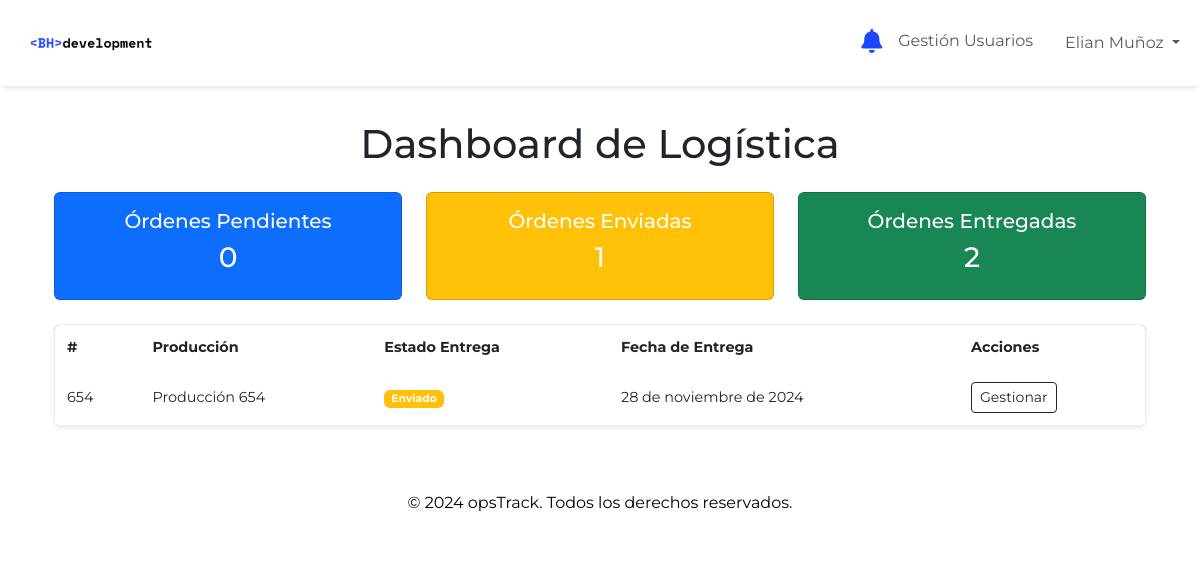
The page /produccion/dashboard_logistica (signed in) on the database its author committed.
### produccion/models.py (models this page shows, shortened)
class User(AbstractUser):
    ADMINISTRADOR = 'ADMIN'
    OPERARIO_PRODUCCION = 'PRODUCCION'
    ENCARGADO_CALIDAD = 'CALIDAD'
    OPERARIO_LOGISTICA = 'LOGISTICA'
    ENCARGADO_VENTAS = 'VENTAS'
    SIN_ASIGNAR = 'SASIGNAR'
    ROLE_CHOICES = [
        (ADMINISTRADOR, 'Administrador'),
        (OPERARIO_PRODUCCION, 'Operario de Producción'),
        (ENCARGADO_CALIDAD, 'Encargado de Calidad'),
        (OPERARIO_LOGISTICA, 'Operario de Logística'),
        (ENCARGADO_VENTAS, 'Encargado de Ventas'),
        (SIN_ASIGNAR, 'Sin Asignar')
    ]
    role = models.CharField(max_length=20, choices=ROLE_CHOICES, default=SIN_ASIGNAR)

class Logistica(models.Model):
    produccion = models.ForeignKey(Produccion, on_delete=models.CASCADE)
    estado_entrega = models.CharField(
        max_length=20,
        choices=[('Pendiente', 'Pendiente'), ('Enviado', 'Enviado'), ('Entregado', 'Entregado')],
        default='Pendiente',
    )
    fecha_entrega = models.DateField(blank=True, null=True)
    modified_by = models.ForeignKey(settings.AUTH_USER_MODEL, null=True, blank=True, on_delete=models.SET_NULL)

class Produccion(models.Model):
    pedido = models.ForeignKey(Pedido, on_delete=models.CASCADE)
    estado_produccion = models.CharField(
        max_length=20,
        choices=[('Asignado', 'Asignado'), ('En proceso', 'En proceso'), ('Completado', 'Completado')],
        default='Asignado',
    )
    fecha_inicio = models.DateField(blank=True, null=True)
    fecha_fin = models.DateField(blank=True, null=True)
    modified_by = models.ForeignKey(settings.AUTH_USER_MODEL, null=True, blank=True, on_delete=models.SET_NULL)

### produccion/views.py (the view)
# urls.py: path('dashboard_logistica', views.DashboardLogisticaView.as_view(), name='dashboard_logistica'),
class DashboardLogisticaView(LogisticaRequiredMixin, TemplateView):
    template_name = "produccion/dashboard_logistica.html"
    paginate_by = 10  # Número de órdenes por página
    def get_context_data(self, **kwargs):
        context = super().get_context_data(**kwargs)
        ordenes = Logistica.objects.filter(
            produccion__estado_produccion="Completado",
            estado_entrega__in=['Pendiente', 'Enviado']
        ).order_by('-id')
        context["ordenes_pendientes"] = Logistica.objects.filter(estado_entrega="Pendiente").count()
        context["ordenes_enviadas"] = Logistica.objects.filter(estado_entrega="Enviado").count()
        context["ordenes_entregadas"] = Logistica.objects.filter(estado_entrega="Entregado").count()
        paginator = Paginator(ordenes, self.paginate_by)
        page_number = self.request.GET.get('page')
        page_obj = paginator.get_page(page_number)
        context["page_obj"] = page_obj
        context["is_paginated"] = page_obj.has_other_pages()
        return context

### produccion/mixins.py (called while the page is built)
    def dispatch(self, request, *args, **kwargs):
        if not request.user.is_authenticated or request.user.role not in [User.ADMINISTRADOR, User.OPERARIO_LOGISTICA]:
            raise PermissionDenied("Acceso denegado.")
        return super().dispatch(request, *args, **kwargs)

### produccion/templates/produccion/dashboard_logistica.html (shortened to what this page needs)
{% extends "produccion/base.html" %}
{% block content %}
<div class="container mt-4">
    <h1 class="text-center mb-4">Dashboard de Logística</h1>
    <div class="row mb-3">
        <div class="col-md-4 col-sm-6 mb-2">
            <div class="card text-white bg-primary">
                <div class="card-body text-center py-3">
                    <h5 class="card-title mb-2">Órdenes Pendientes</h5>
                    <h3>{{ ordenes_pendientes }}</h3>
                </div>
            </div>
        </div>
        <div class="col-md-4 col-sm-6 mb-2">
            <div class="card text-white bg-warning">
                <div class="card-body text-center py-3">
                    <h5 class="card-title mb-2">Órdenes Enviadas</h5>
                    <h3>{{ ordenes_enviadas }}</h3>
                </div>
            </div>
        </div>
        <div class="col-md-4 col-sm-6 mb-2">
            <div class="card text-white bg-success">
                <div class="card-body text-center py-3">
                    <h5 class="card-title mb-2">Órdenes Entregadas</h5>
                    <h3>{{ ordenes_entregadas }}</h3>
                </div>
            </div>
        </div>
    </div>
    <div class="table-responsive rounded shadow-sm" style="background-color: rgba(255, 255, 255, 0.9); border: 1px solid rgba(84, 88, 47, 0.1);">
        <table class="table table-borderless align-middle mb-0" style="font-size: 0.9rem;">
            <thead style="background-color: rgba(84, 88, 47, 0.8); color: #ffffff;">
                <tr>
                    <th scope="col" style="padding: 0.75rem;">#</th>
                    <th scope="col" style="padding: 0.75rem;">Producción</th>
                    <th scope="col" style="padding: 0.75rem;">Estado Entrega</th>
                    <th scope="col" style="padding: 0.75rem;">Fecha de Entrega</th>
                    <th scope="col" style="padding: 0.75rem;">Acciones</th>
                </tr>
            </thead>
            <tbody>
                {% for logistica in page_obj %}
                <tr>
                    <td style="padding: 0.75rem;">{{ logistica.id }}</td>
                    <td style="padding: 0.75rem;">Producción {{ logistica.produccion.id }}</td>
                    <td style="padding: 0.75rem;">
                        <span class="badge {% if logistica.estado_entrega == 'Pendiente' %}bg-secondary{% elif logistica.estado_entrega == 'Enviado' %}bg-warning{% else %}bg-success{% endif %}">
                            {{ logistica.estado_entrega }}
                        </span>
                    </td>
                    <td style="padding: 0.75rem;">{{ logistica.fecha_entrega|default:"No asignada" }}</td>
                    <td style="padding: 0.75rem;">
                        <a href="{% url 'produccion:gestion_logistica' logistica.id %}" class="btn btn-outline-dark btn-sm">
                            Gestionar
                        </a>
                    </td>
                </tr>
                {% empty %}
                <tr>
                    <td colspan="5" class="text-center" style="padding: 0.75rem;">No hay órdenes pendientes ni enviadas para gestionar.</td>
                </tr>
                {% endfor %}
            </tbody>
        </table>
    </div>
</div>
{% endblock %}

### produccion/templates/produccion/base.html (shortened to what this page needs)
<!DOCTYPE html>
<html lang="en">
<head>
    {% load static %}
    <link href="https://cdn.jsdelivr.net/npm/bootstrap@5.3.0/dist/css/bootstrap.min.css" rel="stylesheet">
    <link rel="stylesheet" href="https://cdnjs.cloudflare.com/ajax/libs/font-awesome/5.15.1/css/all.min.css">
</head>
<body>
    <nav class="navbar navbar-expand-lg navbar-light fixed-top">
        <div class="container-fluid">
            <a class="navbar-brand" href="{% url 'produccion:dashboard_ventas' %}">
                <img src="{% static 'img/bh-logo.png' %}" alt="Logo" style="height: 60px;">
            </a>
            <div class="collapse navbar-collapse" id="navbarNav">
                <ul class="navbar-nav ms-auto">
                    {% if user.is_authenticated %}
                        <li class="nav-item dropdown notification-bell {% if notifications %}has-notifications{% endif %}">
                            <a class="nav-link" href="#" id="notificationDropdown" role="button" data-bs-toggle="dropdown" aria-expanded="false">
                                <i class="fas fa-bell" style="color: #1a48fe; font-size: 1.5rem;"></i>
                            </a>
                        </li>
                        {% if user.role == "VENTAS" %}
                            <li class="nav-item">
                                <a class="nav-link" href="{% url 'produccion:crear_pedido' %}">Crear Pedido</a>
                            </li>
                            <li class="nav-item">
                                <a class="nav-link" href="{% url 'produccion:lista_pedidos' %}">Lista Pedidos</a>
                            </li>
                            <li class="nav-item">
                                <a class="nav-link" href="{% url 'produccion:gestionar_inventario' %}">Inventario</a>
                            </li>
                        {% elif user.role == "ADMIN" %}
                            <li class="nav-item">
                                <a class="nav-link" href="{% url 'produccion:gestion_usuarios' %}">Gestión Usuarios</a>
                            </li>
                        {% elif user.role == "PRODUCCION" %}
                        <li class="nav-item">
                            <a class="nav-link" href="{% url 'produccion:dashboard_produccion' %}">Dashboard</a>
                        </li>
                        {% elif user.role == "LOGISTICA" %}
                        <li class="nav-item">
                            <a class="nav-link" href="{% url 'produccion:dashboard_logistica' %}">Dashboard</a>
                        </li>
                        {% elif user.role == "CALIDAD" %}
                        <li class="nav-item">
                            <a class="nav-link" href="{% url 'produccion:dashboard_calidad' %}">Dashboard</a>
                        </li>
                        {% endif %}
                    {% endif %}
                </ul>
                {% if user.is_authenticated %}
                    <ul class="navbar-nav ms-3">
                        <li class="nav-item dropdown">
                            <a class="nav-link dropdown-toggle" href="#" id="userDropdown" role="button" data-bs-toggle="dropdown" aria-expanded="false">
                                {{ user.get_full_name }}
                            </a>
                        </li>
                    </ul>
                {% else %}
                    <ul class="navbar-nav ms-3">
                        <li class="nav-item">
                            <a class="nav-link" href="{% url 'account_login' %}">Login</a>
                        </li>
                    </ul>
                {% endif %}
            </div>
        </div>
    </nav>
    <main class="container my-5 pt-5">
        <div class="content-wrapper">
            {% block content %}
            {% endblock %}
        </div>
    </main>
    <footer class="footer">
        <div class="container">
            <p>© 2024 opsTrack. Todos los derechos reservados.</p>
        </div>
    </footer>
</body>
</html>

### produccion/templates/produccion/base.html (style rules this page uses)
body { font-family: 'Montserrat', sans-serif; display: flex; flex-direction: column; min-height: 100vh; }
.navbar { background-color: white; box-shadow: 0 2px 5px rgba(0, 0, 0, 0.1); }
.notification-bell { position: relative; }
.footer { background-color: white; color: black; border-top: 1px solid rgba(255, 255, 255, 0.1); text-align: center; padding: 1rem 0; }

### rows shown on the page
User: get_full_name "Elian Muñoz"
Logistica: id "654", produccion.id "654", estado_entrega "Enviado", fecha_entrega "28 de noviembre de 2024"

### other values the page prints
{{ ordenes_pendientes }} "0"
{{ ordenes_enviadas }} "1"
{{ ordenes_entregadas }} "2"
